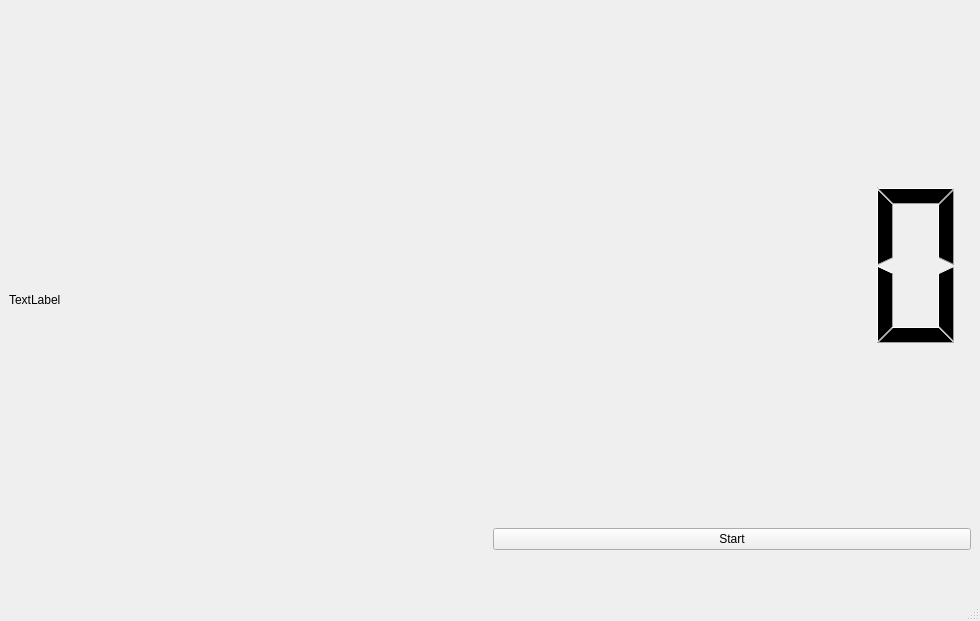
<?xml version="1.0" encoding="UTF-8"?>
<ui version="4.0">
 <class>MainWindow</class>
 <widget class="QMainWindow" name="MainWindow">
  <property name="geometry">
   <rect>
    <x>0</x>
    <y>0</y>
    <width>980</width>
    <height>621</height>
   </rect>
  </property>
  <property name="windowTitle">
   <string>MainWindow</string>
  </property>
  <widget class="QWidget" name="centralwidget">
   <layout class="QVBoxLayout" name="verticalLayout_2">
    <item>
     <layout class="QHBoxLayout" name="horizontalLayout">
      <item>
       <widget class="QLabel" name="label">
        <property name="text">
         <string>TextLabel</string>
        </property>
       </widget>
      </item>
      <item>
       <layout class="QVBoxLayout" name="verticalLayout" stretch="0,0,0,0,0">
        <property name="spacing">
         <number>6</number>
        </property>
        <property name="sizeConstraint">
         <enum>QLayout::SetMaximumSize</enum>
        </property>
        <item>
         <spacer name="verticalSpacer_3">
          <property name="orientation">
           <enum>Qt::Vertical</enum>
          </property>
          <property name="sizeType">
           <enum>QSizePolicy::Fixed</enum>
          </property>
          <property name="sizeHint" stdset="0">
           <size>
            <width>20</width>
            <height>40</height>
           </size>
          </property>
         </spacer>
        </item>
        <item>
         <widget class="QLCDNumber" name="lcdNumber">
          <property name="enabled">
           <bool>true</bool>
          </property>
          <property name="sizePolicy">
           <sizepolicy hsizetype="Preferred" vsizetype="Preferred">
            <horstretch>0</horstretch>
            <verstretch>0</verstretch>
           </sizepolicy>
          </property>
          <property name="frameShape">
           <enum>QFrame::NoFrame</enum>
          </property>
         </widget>
        </item>
        <item>
         <spacer name="verticalSpacer_2">
          <property name="orientation">
           <enum>Qt::Vertical</enum>
          </property>
          <property name="sizeType">
           <enum>QSizePolicy::Fixed</enum>
          </property>
          <property name="sizeHint" stdset="0">
           <size>
            <width>20</width>
            <height>40</height>
           </size>
          </property>
         </spacer>
        </item>
        <item>
         <widget class="QPushButton" name="start">
          <property name="text">
           <string>Start</string>
          </property>
         </widget>
        </item>
        <item>
         <spacer name="verticalSpacer">
          <property name="orientation">
           <enum>Qt::Vertical</enum>
          </property>
          <property name="sizeType">
           <enum>QSizePolicy::Fixed</enum>
          </property>
          <property name="sizeHint" stdset="0">
           <size>
            <width>20</width>
            <height>40</height>
           </size>
          </property>
         </spacer>
        </item>
       </layout>
      </item>
     </layout>
    </item>
   </layout>
  </widget>
  <widget class="QMenuBar" name="menubar">
   <property name="geometry">
    <rect>
     <x>0</x>
     <y>0</y>
     <width>980</width>
     <height>21</height>
    </rect>
   </property>
  </widget>
  <widget class="QStatusBar" name="statusbar"/>
 </widget>
 <resources/>
 <connections/>
</ui>
